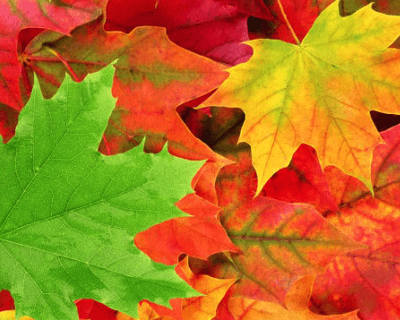
#> input picture Quizs/2A-L3/images/fall-leaves.png, 400 x 320 px
$ python explore_edge_options.py
#> lines starting #> are read from the running program, lines starting #| are printed output that depends on the picture
import cv2


img = cv2.imread('images/fall-leaves.png')
#> img is the input picture: shape (320, 400, 3); mean B, G, R 30.5, 115.6, 179.4
cv2.imshow('Image', img)


## create a gaussian filter
filter_size = 11
filter_sigma = 2
filter_kernel = cv2.getGaussianKernel(filter_size, filter_sigma)
filter_kernel = filter_kernel * filter_kernel.T

edge_param = {"replicate": cv2.BORDER_CONSTANT, "symmetric" : cv2.BORDER_REFLECT, "circular": cv2.BORDER_WRAP}

method = "circular"

if method == "circular":
	# add the boundary
	temp_img = cv2.copyMakeBorder(img, filter_size, filter_size, filter_size, filter_size, edge_param[method])
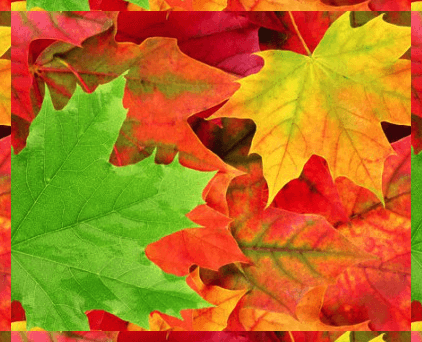
#> temp_img: shape (342, 422, 3); mean B, G, R 30.7, 112.5, 180.7
	# filter with borderType default (BORDER_REFLECT)
	smoothed = cv2.filter2D(temp_img, -1, filter_kernel)
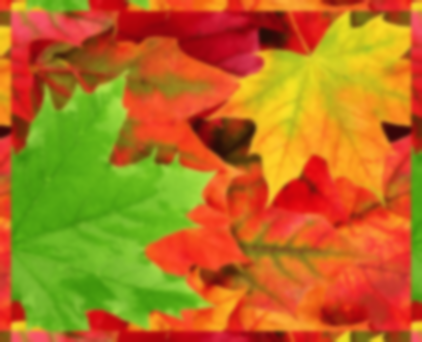
#> smoothed: shape (342, 422, 3); mean B, G, R 30.7, 112.5, 180.7
	# crop the image to origianl size
	smoothed = smoothed[filter_size : -filter_size, filter_size : -filter_size]
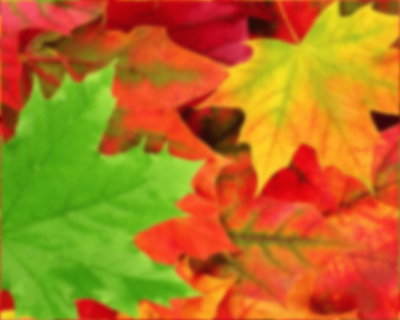
#> smoothed: shape (320, 400, 3); mean B, G, R 30.5, 115.6, 179.4
else :
	# the second parater -1, the output image will have the same depth as the source (scr.depth())
	smoothed = cv2.filter2D(img, -1, filter_kernel, borderType = edge_param[method])

cv2.imshow('Smoothed', smoothed)
cv2.waitKey(0);

$ run again, with Quizs/2A-L3/images/moon.png copied over Quizs/2A-L3/images/fall-leaves.png
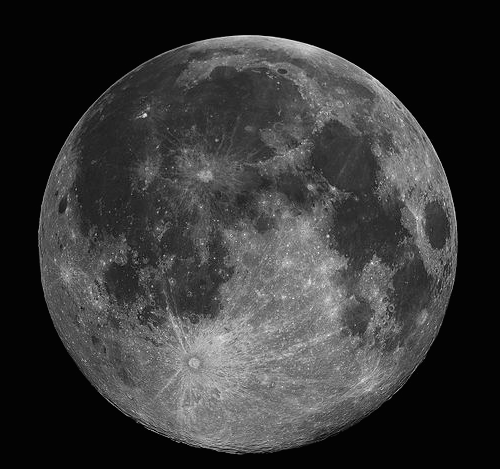
#> input picture Quizs/2A-L3/images/moon.png, 500 x 469 px
#> img is the input picture: shape (469, 500, 3); min 3, max 255, mean 55.1
#> `temp_img = cv2.copyMakeBorder(img, filter_size, filter_size, filter_si..`:
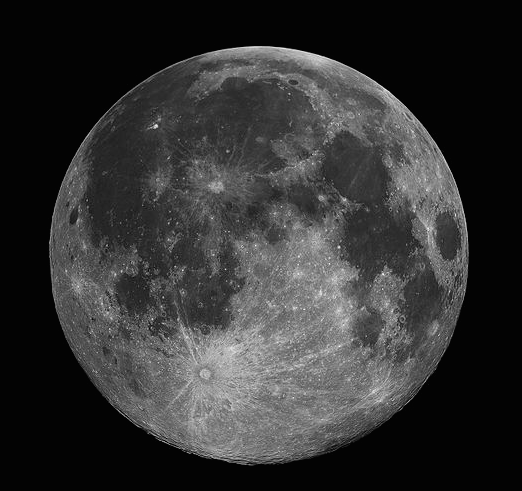
#> temp_img: shape (491, 522, 3); min 3, max 255, mean 50.7
#> `smoothed = smoothed[filter_size : -filter_size, filter_size : -filter_..`:
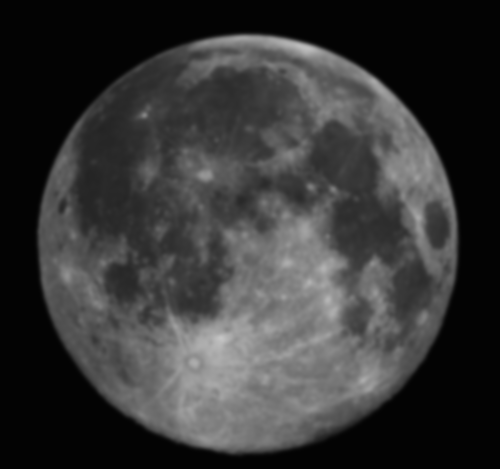
#> smoothed: shape (469, 500, 3); min 3, max 197, mean 55.1
